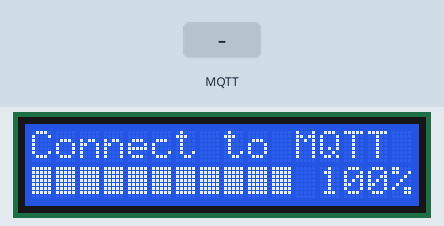
Simulated run of this sketch. Board: Arduino Mega 2560, built with avr-gcc and run on an emulated ATmega2560. On the bench: 16×2 character LCD. The test bench sets the inputs (shaded band). WiFi joins after 1.5 s; servers stay silent unless stated; no MQTT or app messages arrive unless stated; what the sketch prints to the serial monitor is not drawn.

Above: at 4.5 s.
6.1 s: MQTT message "State" arrives on the first subscribed topic
At 6.8 s:
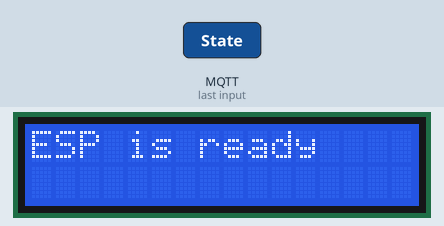
7.6 s: MQTT message "on" arrives on the first subscribed topic
At 8.0 s:
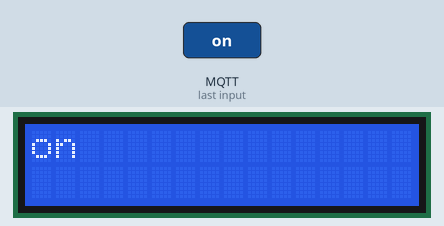
9.1 s: MQTT message "off" arrives on the first subscribed topic
At 10.4 s:
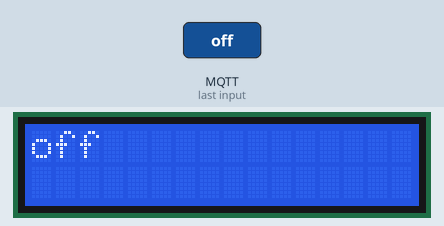
10.7 s: MQTT message "1" arrives on the first subscribed topic
At 11.8 s:
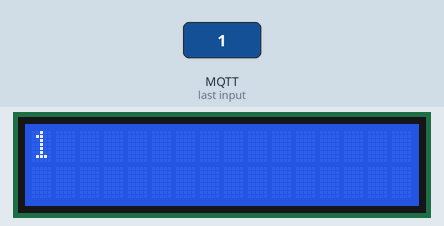
Timing chart, 0 to 13.2 s (numbered marks = the images above; inputs shaded):
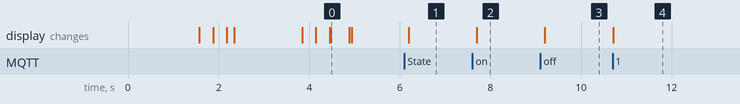

Measured:
- after the input at 6.1 s, the display: changes after 0.10 s (image 1)
- after the input at 7.6 s, the display: changes after 0.10 s (image 2)
- after the input at 9.1 s, the display: changes after 0.10 s (image 3)
- after the input at 10.7 s, the display: changes at once (image 4)
- what the display in image 0 shows lasts 0.4 s, from 4.5 s to 4.9 s

The sketch:

esp1.ino
```cpp
#include <SPI.h>
#include <LiquidCrystal.h>
#include <WiFiEsp.h>
#include <WiFiEspClient.h>
#include <WiFiEspUdp.h>
#include <PubSubClient.h>

byte p20[8] = {
    B10000,
    B10000,
    B10000,
    B10000,
    B10000,
    B10000,
    B10000,
};
byte p40[8] = {
    B11000,
    B11000,
    B11000,
    B11000,
    B11000,
    B11000,
    B11000,
};
byte p60[8] = {
    B11100,
    B11100,
    B11100,
    B11100,
    B11100,
    B11100,
    B11100,
};
byte p80[8] = {
    B11110,
    B11110,
    B11110,
    B11110,
    B11110,
    B11110,
    B11110,
};
byte p100[8] = {
    B11111,
    B11111,
    B11111,
    B11111,
    B11111,
    B11111,
    B11111,
};

int loadingProgress;
int i = 0;

// WiFi configuration
char ssid[] = "Kacper Wi-Fi"; // your network SSID (name)
char pass[] = "7VRdsx1A@"; // your network password
char server[] = "broker.hivemq.com"; // your network password
int status = WL_IDLE_STATUS; // the Wifi radio's status

// Initialize the Ethernet client object
WiFiEspClient espClient;
PubSubClient client(espClient);

LiquidCrystal lcd(7, 6, 5, 4, 3, 2);

//SoftwareSerial soft(2,3); // RX, TX //not used
void setup() {
    lcd.begin(16, 2);
    lcd.clear();
    lcd.print("Loading: ");

    lcd.createChar(0, p20);
    lcd.createChar(1, p40);
    lcd.createChar(2, p60);
    lcd.createChar(3, p80);
    lcd.createChar(4, p100);

    delay(1500);
    lcd.clear();
    // initialize serial for debugging
    Serial.begin(115200);
    // initialize serial for ESP module
    Serial1.begin(115200);
    // initialize ESP module
    lcd.setCursor(0, 0);
    lcd.print("ESP initialize  ");
    lcd.setCursor(12, 1);
    lcd.print("0%");
    loadingProgress = 5;

    WiFi.init(&Serial1);

    lcd.setCursor(12, 1);
    lcd.print("40%");
    printLoadingBar();

    lcd.setCursor(0, 0);
    lcd.print("Connect to WiFi ");
    loadingProgress = 8;

    // check for the presence of the shield
    if (WiFi.status() == WL_NO_SHIELD) {
        Serial.println("WiFi shield not present");
        // don't continue
        while (true);
    }

    // attempt to connect to WiFi network
    while (status != WL_CONNECTED) {
        Serial.print("Attempting to connect to WPA SSID: ");
        Serial.println(ssid);
        // Connect to WPA/WPA2 network
        status = WiFi.begin(ssid, pass);
    }

    lcd.setCursor(12, 1);
    lcd.print("60%");
    printLoadingBar();

    lcd.setCursor(0, 0);
    lcd.print("Connect to MQTT ");
    loadingProgress = 10;

    Serial.println("You're connected to the network");

    //connect to MQTT server
    client.setServer(server , 1883);
    client.setCallback(callback);

    lcd.setCursor(12, 1);
    lcd.print("80%");
    printLoadingBar();

    lcd.setCursor(0, 0);
    lcd.print("Connect to MQTT ");
    loadingProgress = 10;
    printLoadingBar();
    lcd.setCursor(12, 1);
    lcd.print("100%");
    delay(400);
    lcd.clear();
}

//print any message received for subscribed topic
void callback(char* topic, byte* payload, unsigned int length) {
    payload[length] = '\0';
    String value = String((char*)payload);

    Serial.println(value);
    lcd.clear();
    lcd.print(value);

    if (value == "State" || value == "state") {
        lcd.clear();
        lcd.print("ESP is ready");
        client.publish("km/esp/data", "ESP is still ready");
    }
    else
    {
        client.publish("km/esp/data", "OK");
    }
}

void loop() {
    if (!client.connected()) {
        reconnect();
    }
    client.loop();
    delay(250);
}

void printLoadingBar() {
    lcd.setCursor(0, 1);
    //lcd.print("                ");

    for (i; i<= loadingProgress; i++) {
        for (int j=0; j<5; j++) {
            lcd.setCursor(i, 1);
            lcd.write(j);
            delay(25);
        }
    }
}

void reconnect() {
    // Loop until we're reconnected
    lcd.clear();
    while (!client.connected()) {
        Serial.print("Attempting connection ");
        lcd.setCursor(0, 0);
        lcd.print("Reconnecting!");
        // Attempt to connect, just a name to identify the client
        if (client.connect("AMega")) {
            Serial.println("connected");
            lcd.clear();
            // Once connected, publish an announcement 
            client.publish("km/esp/data","ESP is ready");
            //   and resubscribe
            client.subscribe("km/esp/input", 0);

        }
        else {
            Serial.print("failed");
            Serial.print(client.state());
            Serial.println(" try again in 5 seconds");
            // Wait 5 seconds before retrying
            delay(5000);
        }
    }
}
```
